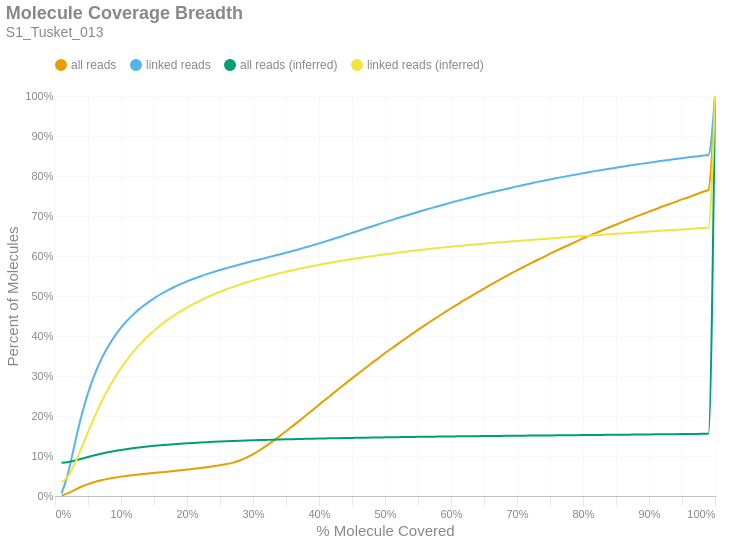

The notebook cell saved with this chart:
### Markdown cell above
### Molecule Read Coverage
This chart shows molecule coverage breadth as computed by the number of bases aligned to that molecule. In other words, "*how much of each unique long molecule is actually sequenced/aligned?*" Keep in mind there is a distinction between sequences and alignments, since some sequences belonging to a particular molecule may not align well and wouldn't appear in the alignment data. This chart also shows molecule coverage breadth as computed by the *inferred fragment* from which the aligned sequences originate. Unlike read coverage, this calculation takes into account the total insert size, including unsequenced gaps between the forward and reverse reads. Like the previous figures, these are cumulative percents.

### Code cell
if SKIPLR:
    print_html(f"Skipped")
else:
    binned_df = consolidated_hist(valids['coverage_bp'], mask, 0.01, True)
    binned_df_inf = consolidated_hist(valids['coverage_inserts'], mask, 0.01, True)
    binned_df = binned_df.with_columns(pl.lit(binned_df_inf['all reads (cumsum)']).alias('all reads (inferred)'))
    binned_df = binned_df.with_columns(pl.lit(binned_df_inf['linked reads (cumsum)']).alias('linked reads (inferred)'))
    binned_df = binned_df.with_columns(
        (pl.col('bin').cast(pl.Float64) + 0.01).alias('right_edge')
    )

    with SafeRender(binned_df):
        (
            density_plot(binned_df, 'Molecule Coverage Breadth', samplename, 'molcov', ['all reads (inferred)','linked reads (inferred)'])
            .encode(
                #x=alt.X('bin:Q', title="% Molecule Covered").axis(format = '%').scale(padding=0),
                x=alt.X('right_edge:Q', title="% Molecule Covered").axis(format='%').scale(padding=0),
                y=alt.Y('value:Q', title='Percent of Molecules')
                    .axis(format='%')
                    .stack(False)
                    .scale(domainMin=0, padding=0),
                color=alt.Color("key:N").scale(domain = ["all reads", "linked reads", "all reads (inferred)", "linked reads (inferred)"]),
                tooltip = [
                    alt.Tooltip("key:N", title = "Data Type"),
                    alt.Tooltip("range_label:N", title="% Molecule Covered"),
                    alt.Tooltip("value:Q", format = ".2%", title="% Molecules")
                ]
            )
        ).display()

### Figure 1 — Vega-Lite specification as saved in the notebook (floating-point values rounded to 4 significant figures)
{"width": "container", "height": 400, "config": {"title": {"anchor": "start", "dy": -15, "fontSize": 18, "color": "#888888", "subtitleColor": "#888888", "subtitleFontSize": 14}, "arc": {"fill": "#0072B2"}, "axis": {"domainColor": "#888888", "domainWidth": 0.5, "gridWidth": 0.2, "grid": false, "titleFontWeight": 400, "titleFontSize": 15, "labelFontSize": 11, "labelColor": "#888888", "tickColor": "#888888", "tickWidth": 0.2, "titleColor": "#888888"}, "axisBand": {"grid": false}, "axisX": {"grid": true, "tickSize": 10, "domainCap": "round"}, "axisY": {"domain": false, "grid": true, "tickSize": 0, "domainCap": "round"}, "background": "transparent", "header": {"labelFontSize": 15, "labelColor": "#888888", "titleFontSize": 15, "titleFontWeight": 600, "titleColor": "#888888"}, "legend": {"labelFont": "sans-serif", "labelFontSize": 12, "labelColor": "#888888", "symbolSize": 100, "symbolType": "circle", "titleFontSize": 12, "titlePadding": 10, "titleColor": "#888888", "title": null, "orient": "top"}, "range": {"category": ["#E69F00", "#56B4E9", "#009E73", "#F0E442", "#0072B2", "#D55E00", "#CC79A7", "#000000"], "diverging": ["#cfe8f3", "#a2d4ec", "#73bfe2", "#46abdb", "#1696d2", "#12719e"]}, "area": {"fill": "#0072B2", "fillOpacity": 0.7, "line": true, "strokeOpacity": 0.7}, "line": {"color": "#0072B2", "stroke": "#0072B2", "strokeWidth": 2}, "trail": {"color": "#0072B2", "stroke": "#0072B2", "strokeWidth": 0, "size": 1}, "point": {"filled": true, "fillOpacity": 1.0, "size": 95}, "text": {"color": "#888888", "fontSize": 11, "align": "right", "fontWeight": 400, "size": 11}, "bar": {"fill": "#0072B2", "stroke": null}, "view": {"stroke": null, "continuousWidth": 660, "continuousHeight": 400}}, "data": {"name": "data-7a8ee1acab3b240fffca4e3601dc7e2c"}, "mark": {"type": "line", "interpolate": "monotone", "point": {"opacity": 0, "size": 275}}, "encoding": {"color": {"field": "key", "scale": {"domain": ["all reads", "linked reads", "all reads (inferred)", "linked reads (inferred)"]}, "type": "nominal"}, "tooltip": [{"field": "key", "title": "Data Type", "type": "nominal"}, {"field": "range_label", "title": "% Molecule Covered", "type": "nominal"}, {"field": "value", "format": ".2%", "title": "% Molecules", "type": "quantitative"}], "x": {"axis": {"format": "%"}, "field": "right_edge", "scale": {"padding": 0}, "title": "% Molecule Covered", "type": "quantitative"}, "y": {"axis": {"format": "%"}, "field": "value", "scale": {"domainMin": 0, "padding": 0}, "stack": false, "title": "Percent of Molecules", "type": "quantitative"}}, "params": [{"name": "param_c36ac31b6afebe62", "select": {"type": "point", "fields": ["key"]}, "bind": "legend"}], "title": {"text": "Molecule Coverage Breadth", "subtitle": "S1_Tusket_013"}, "transform": [{"fold": ["all reads (cumsum)", "linked reads (cumsum)", "all reads (inferred)", "linked reads (inferred)"]}, {"calculate": "replace(datum.key, ' (cumsum)', '')", "as": "key"}, {"filter": {"param": "param_c36ac31b6afebe62"}}], "usermeta": {"embedOptions": {"downloadFileName": "S1_Tusket_013.molcov"}}, "$schema": "https://vega.github.io/schema/vega-lite/v6.1.0.json", "datasets": {"data-7a8ee1acab3b240fffca4e3601dc7e2c": [{"bin": "0.0", "interval": "0.0-0.01", "all reads": 0.000944, "linked reads": 0.006498, "all reads (cumsum)": 0.000944, "linked reads (cumsum)": 0.006498, "range_label": "0.0-0.01", "all reads (inferred)": 0.08299, "linked reads (inferred)": 0.03385, "right_edge": 0.01}, {"bin": "0.01", "interval": "0.01-0.02", "all reads": 0.006063, "linked reads": 0.05168, "all reads (cumsum)": 0.007007, "linked reads (cumsum)": 0.05818, "range_label": "0.01-0.02", "all reads (inferred)": 0.08498, "linked reads (inferred)": 0.0499, "right_edge": 0.02}, {"bin": "0.02", "interval": "0.02-0.03", "all reads": 0.008288, "linked reads": 0.07281, "all reads (cumsum)": 0.0153, "linked reads (cumsum)": 0.131, "range_label": "0.02-0.03", "all reads (inferred)": 0.08859, "linked reads (inferred)": 0.08124, "right_edge": 0.03}, {"bin": "0.03", "interval": "0.03-0.04", "all reads": 0.007848, "linked reads": 0.0688, "all reads (cumsum)": 0.02314, "linked reads (cumsum)": 0.1998, "range_label": "0.03-0.04", "all reads (inferred)": 0.09291, "linked reads (inferred)": 0.1197, "right_edge": 0.04}, {"bin": "0.04", "interval": "0.04-0.05", "all reads": 0.006505, "linked reads": 0.05743, "all reads (cumsum)": 0.02965, "linked reads (cumsum)": 0.2572, "range_label": "0.04-0.05", "all reads (inferred)": 0.09739, "linked reads (inferred)": 0.1597, "right_edge": 0.05}, {"bin": "0.05", "interval": "0.05-0.06", "all reads": 0.005304, "linked reads": 0.04641, "all reads (cumsum)": 0.03495, "linked reads (cumsum)": 0.3036, "range_label": "0.05-0.06", "all reads (inferred)": 0.1017, "linked reads (inferred)": 0.1981, "right_edge": 0.06}, {"bin": "0.06", "interval": "0.06-0.07", "all reads": 0.004304, "linked reads": 0.03778, "all reads (cumsum)": 0.03926, "linked reads (cumsum)": 0.3414, "range_label": "0.06-0.07", "all reads (inferred)": 0.1056, "linked reads (inferred)": 0.2337, "right_edge": 0.07}, {"bin": "0.07", "interval": "0.07-0.08", "all reads": 0.003511, "linked reads": 0.03084, "all reads (cumsum)": 0.04277, "linked reads (cumsum)": 0.3722, "range_label": "0.07-0.08", "all reads (inferred)": 0.1091, "linked reads (inferred)": 0.2657, "right_edge": 0.08}, {"bin": "0.08", "interval": "0.08-0.09", "all reads": 0.003035, "linked reads": 0.02632, "all reads (cumsum)": 0.0458, "linked reads (cumsum)": 0.3986, "range_label": "0.08-0.09", "all reads (inferred)": 0.1123, "linked reads (inferred)": 0.2943, "right_edge": 0.09}, {"bin": "0.09", "interval": "0.09-0.1", "all reads": 0.002613, "linked reads": 0.0222, "all reads (cumsum)": 0.04841, "linked reads (cumsum)": 0.4208, "range_label": "0.09-0.1", "all reads (inferred)": 0.1151, "linked reads (inferred)": 0.3199, "right_edge": 0.1}, {"bin": "0.1", "interval": "0.1-0.11", "all reads": 0.002254, "linked reads": 0.01889, "all reads (cumsum)": 0.05067, "linked reads (cumsum)": 0.4397, "range_label": "0.1-0.11", "all reads (inferred)": 0.1176, "linked reads (inferred)": 0.3429, "right_edge": 0.11}, {"bin": "0.11", "interval": "0.11-0.12", "all reads": 0.001991, "linked reads": 0.01627, "all reads (cumsum)": 0.05266, "linked reads (cumsum)": 0.4559, "range_label": "0.11-0.12", "all reads (inferred)": 0.1199, "linked reads (inferred)": 0.3634, "right_edge": 0.12}, {"bin": "0.12", "interval": "0.12-0.13", "all reads": 0.001795, "linked reads": 0.01437, "all reads (cumsum)": 0.05445, "linked reads (cumsum)": 0.4703, "range_label": "0.12-0.13", "all reads (inferred)": 0.1219, "linked reads (inferred)": 0.3816, "right_edge": 0.13}, {"bin": "0.13", "interval": "0.13-0.14", "all reads": 0.001628, "linked reads": 0.01251, "all reads (cumsum)": 0.05608, "linked reads (cumsum)": 0.4828, "range_label": "0.13-0.14", "all reads (inferred)": 0.1237, "linked reads (inferred)": 0.3982, "right_edge": 0.14}, {"bin": "0.14", "interval": "0.14-0.15", "all reads": 0.00157, "linked reads": 0.01145, "all reads (cumsum)": 0.05765, "linked reads (cumsum)": 0.4943, "range_label": "0.14-0.15", "all reads (inferred)": 0.1254, "linked reads (inferred)": 0.4132, "right_edge": 0.15}, {"bin": "0.15", "interval": "0.15-0.16", "all reads": 0.001525, "linked reads": 0.0101, "all reads (cumsum)": 0.05918, "linked reads (cumsum)": 0.5044, "range_label": "0.15-0.16", "all reads (inferred)": 0.1269, "linked reads (inferred)": 0.4269, "right_edge": 0.16}, {"bin": "0.16", "interval": "0.16-0.17", "all reads": 0.001549, "linked reads": 0.009043, "all reads (cumsum)": 0.06073, "linked reads (cumsum)": 0.5134, "range_label": "0.16-0.17", "all reads (inferred)": 0.1283, "linked reads (inferred)": 0.4396, "right_edge": 0.17}, {"bin": "0.17", "interval": "0.17-0.18", "all reads": 0.001643, "linked reads": 0.008432, "all reads (cumsum)": 0.06237, "linked reads (cumsum)": 0.5218, "range_label": "0.17-0.18", "all reads (inferred)": 0.1295, "linked reads (inferred)": 0.451, "right_edge": 0.18}, {"bin": "0.18", "interval": "0.18-0.19", "all reads": 0.001744, "linked reads": 0.007693, "all reads (cumsum)": 0.06411, "linked reads (cumsum)": 0.5295, "range_label": "0.18-0.19", "all reads (inferred)": 0.1307, "linked reads (inferred)": 0.4614, "right_edge": 0.19}, {"bin": "0.19", "interval": "0.19-0.2", "all reads": 0.001854, "linked reads": 0.007032, "all reads (cumsum)": 0.06597, "linked reads (cumsum)": 0.5366, "range_label": "0.19-0.2", "all reads (inferred)": 0.1318, "linked reads (inferred)": 0.4712, "right_edge": 0.2}, {"bin": "0.2", "interval": "0.2-0.21", "all reads": 0.001874, "linked reads": 0.006454, "all reads (cumsum)": 0.06784, "linked reads (cumsum)": 0.543, "range_label": "0.2-0.21", "all reads (inferred)": 0.1328, "linked reads (inferred)": 0.4803, "right_edge": 0.21}, {"bin": "0.21", "interval": "0.21-0.22", "all reads": 0.002036, "linked reads": 0.005823, "all reads (cumsum)": 0.06988, "linked reads (cumsum)": 0.5488, "range_label": "0.21-0.22", "all reads (inferred)": 0.1337, "linked reads (inferred)": 0.4887, "right_edge": 0.22}, {"bin": "0.22", "interval": "0.22-0.23", "all reads": 0.002205, "linked reads": 0.005839, "all reads (cumsum)": 0.07208, "linked reads (cumsum)": 0.5547, "range_label": "0.22-0.23", "all reads (inferred)": 0.1346, "linked reads (inferred)": 0.4965, "right_edge": 0.23}, {"bin": "0.23", "interval": "0.23-0.24", "all reads": 0.002322, "linked reads": 0.005254, "all reads (cumsum)": 0.0744, "linked reads (cumsum)": 0.5599, "range_label": "0.23-0.24", "all reads (inferred)": 0.1354, "linked reads (inferred)": 0.5039, "right_edge": 0.24}, {"bin": "0.24", "interval": "0.24-0.25", "all reads": 0.002546, "linked reads": 0.00506, "all reads (cumsum)": 0.07695, "linked reads (cumsum)": 0.565, "range_label": "0.24-0.25", "all reads (inferred)": 0.1361, "linked reads (inferred)": 0.5106, "right_edge": 0.25}, {"bin": "0.25", "interval": "0.25-0.26", "all reads": 0.002831, "linked reads": 0.004745, "all reads (cumsum)": 0.07978, "linked reads (cumsum)": 0.5697, "range_label": "0.25-0.26", "all reads (inferred)": 0.1368, "linked reads (inferred)": 0.5169, "right_edge": 0.26}, {"bin": "0.26", "interval": "0.26-0.27", "all reads": 0.003686, "linked reads": 0.00464, "all reads (cumsum)": 0.08347, "linked reads (cumsum)": 0.5744, "range_label": "0.26-0.27", "all reads (inferred)": 0.1375, "linked reads (inferred)": 0.5228, "right_edge": 0.27}, {"bin": "0.27", "interval": "0.27-0.28", "all reads": 0.005255, "linked reads": 0.004541, "all reads (cumsum)": 0.08872, "linked reads (cumsum)": 0.5789, "range_label": "0.27-0.28", "all reads (inferred)": 0.1381, "linked reads (inferred)": 0.5285, "right_edge": 0.28}, {"bin": "0.28", "interval": "0.28-0.29", "all reads": 0.007129, "linked reads": 0.004224, "all reads (cumsum)": 0.09585, "linked reads (cumsum)": 0.5831, "range_label": "0.28-0.29", "all reads (inferred)": 0.1387, "linked reads (inferred)": 0.5338, "right_edge": 0.29}, {"bin": "0.29", "interval": "0.29-0.3", "all reads": 0.008737, "linked reads": 0.00418, "all reads (cumsum)": 0.1046, "linked reads (cumsum)": 0.5873, "range_label": "0.29-0.3", "all reads (inferred)": 0.1393, "linked reads (inferred)": 0.5388, "right_edge": 0.3}, {"bin": "0.3", "interval": "0.3-0.31", "all reads": 0.009819, "linked reads": 0.003949, "all reads (cumsum)": 0.1144, "linked reads (cumsum)": 0.5913, "range_label": "0.3-0.31", "all reads (inferred)": 0.1398, "linked reads (inferred)": 0.5437, "right_edge": 0.31}, {"bin": "0.31", "interval": "0.31-0.32", "all reads": 0.01085, "linked reads": 0.00405, "all reads (cumsum)": 0.1253, "linked reads (cumsum)": 0.5953, "range_label": "0.31-0.32", "all reads (inferred)": 0.1403, "linked reads (inferred)": 0.5483, "right_edge": 0.32}, {"bin": "0.32", "interval": "0.32-0.33", "all reads": 0.01174, "linked reads": 0.004348, "all reads (cumsum)": 0.137, "linked reads (cumsum)": 0.5997, "range_label": "0.32-0.33", "all reads (inferred)": 0.1408, "linked reads (inferred)": 0.5526, "right_edge": 0.33}, {"bin": "0.33", "interval": "0.33-0.34", "all reads": 0.01212, "linked reads": 0.004015, "all reads (cumsum)": 0.1491, "linked reads (cumsum)": 0.6037, "range_label": "0.33-0.34", "all reads (inferred)": 0.1413, "linked reads (inferred)": 0.5567, "right_edge": 0.34}, {"bin": "0.34", "interval": "0.34-0.35", "all reads": 0.01262, "linked reads": 0.004264, "all reads (cumsum)": 0.1617, "linked reads (cumsum)": 0.6079, "range_label": "0.34-0.35", "all reads (inferred)": 0.1417, "linked reads (inferred)": 0.5607, "right_edge": 0.35}, {"bin": "0.35", "interval": "0.35-0.36", "all reads": 0.013, "linked reads": 0.004427, "all reads (cumsum)": 0.1747, "linked reads (cumsum)": 0.6124, "range_label": "0.35-0.36", "all reads (inferred)": 0.1421, "linked reads (inferred)": 0.5645, "right_edge": 0.36}, {"bin": "0.36", "interval": "0.36-0.37", "all reads": 0.01312, "linked reads": 0.00463, "all reads (cumsum)": 0.1879, "linked reads (cumsum)": 0.617, "range_label": "0.36-0.37", "all reads (inferred)": 0.1425, "linked reads (inferred)": 0.568, "right_edge": 0.37}, {"bin": "0.37", "interval": "0.37-0.38", "all reads": 0.01331, "linked reads": 0.004809, "all reads (cumsum)": 0.2012, "linked reads (cumsum)": 0.6218, "range_label": "0.37-0.38", "all reads (inferred)": 0.1429, "linked reads (inferred)": 0.5716, "right_edge": 0.38}, {"bin": "0.38", "interval": "0.38-0.39", "all reads": 0.01334, "linked reads": 0.004704, "all reads (cumsum)": 0.2145, "linked reads (cumsum)": 0.6265, "range_label": "0.38-0.39", "all reads (inferred)": 0.1433, "linked reads (inferred)": 0.5748, "right_edge": 0.39}, {"bin": "0.39", "interval": "0.39-0.4", "all reads": 0.01357, "linked reads": 0.00508, "all reads (cumsum)": 0.2281, "linked reads (cumsum)": 0.6316, "range_label": "0.39-0.4", "all reads (inferred)": 0.1437, "linked reads (inferred)": 0.5781, "right_edge": 0.4}, {"bin": "0.4", "interval": "0.4-0.41", "all reads": 0.01317, "linked reads": 0.004977, "all reads (cumsum)": 0.2412, "linked reads (cumsum)": 0.6366, "range_label": "0.4-0.41", "all reads (inferred)": 0.144, "linked reads (inferred)": 0.5812, "right_edge": 0.41}, {"bin": "0.41", "interval": "0.41-0.42", "all reads": 0.01341, "linked reads": 0.005184, "all reads (cumsum)": 0.2546, "linked reads (cumsum)": 0.6418, "range_label": "0.41-0.42", "all reads (inferred)": 0.1443, "linked reads (inferred)": 0.5841, "right_edge": 0.42}, {"bin": "0.42", "interval": "0.42-0.43", "all reads": 0.01324, "linked reads": 0.00527, "all reads (cumsum)": 0.2679, "linked reads (cumsum)": 0.647, "range_label": "0.42-0.43", "all reads (inferred)": 0.1447, "linked reads (inferred)": 0.5869, "right_edge": 0.43}, {"bin": "0.43", "interval": "0.43-0.44", "all reads": 0.01307, "linked reads": 0.005327, "all reads (cumsum)": 0.281, "linked reads (cumsum)": 0.6524, "range_label": "0.43-0.44", "all reads (inferred)": 0.145, "linked reads (inferred)": 0.5897, "right_edge": 0.44}, {"bin": "0.44", "interval": "0.44-0.45", "all reads": 0.01313, "linked reads": 0.005383, "all reads (cumsum)": 0.2941, "linked reads (cumsum)": 0.6577, "range_label": "0.44-0.45", "all reads (inferred)": 0.1453, "linked reads (inferred)": 0.5923, "right_edge": 0.45}, {"bin": "0.45", "interval": "0.45-0.46", "all reads": 0.01286, "linked reads": 0.005398, "all reads (cumsum)": 0.307, "linked reads (cumsum)": 0.6631, "range_label": "0.45-0.46", "all reads (inferred)": 0.1456, "linked reads (inferred)": 0.5948, "right_edge": 0.46}, {"bin": "0.46", "interval": "0.46-0.47", "all reads": 0.01268, "linked reads": 0.00545, "all reads (cumsum)": 0.3196, "linked reads (cumsum)": 0.6686, "range_label": "0.46-0.47", "all reads (inferred)": 0.1458, "linked reads (inferred)": 0.5973, "right_edge": 0.47}, {"bin": "0.47", "interval": "0.47-0.48", "all reads": 0.01269, "linked reads": 0.005317, "all reads (cumsum)": 0.3323, "linked reads (cumsum)": 0.6739, "range_label": "0.47-0.48", "all reads (inferred)": 0.1461, "linked reads (inferred)": 0.5996, "right_edge": 0.48}, {"bin": "0.48", "interval": "0.48-0.49", "all reads": 0.01202, "linked reads": 0.005347, "all reads (cumsum)": 0.3444, "linked reads (cumsum)": 0.6792, "range_label": "0.48-0.49", "all reads (inferred)": 0.1464, "linked reads (inferred)": 0.602, "right_edge": 0.49}, {"bin": "0.49", "interval": "0.49-0.5", "all reads": 0.01324, "linked reads": 0.005474, "all reads (cumsum)": 0.3576, "linked reads (cumsum)": 0.6847, "range_label": "0.49-0.5", "all reads (inferred)": 0.1466, "linked reads (inferred)": 0.6043, "right_edge": 0.5}, {"bin": "0.5", "interval": "0.5-0.51", "all reads": 0.0111, "linked reads": 0.005068, "all reads (cumsum)": 0.3687, "linked reads (cumsum)": 0.6898, "range_label": "0.5-0.51", "all reads (inferred)": 0.1469, "linked reads (inferred)": 0.6065, "right_edge": 0.51}, {"bin": "0.51", "interval": "0.51-0.52", "all reads": 0.01219, "linked reads": 0.005165, "all reads (cumsum)": 0.3809, "linked reads (cumsum)": 0.695, "range_label": "0.51-0.52", "all reads (inferred)": 0.1472, "linked reads (inferred)": 0.6086, "right_edge": 0.52}, {"bin": "0.52", "interval": "0.52-0.53", "all reads": 0.01153, "linked reads": 0.005183, "all reads (cumsum)": 0.3924, "linked reads (cumsum)": 0.7001, "range_label": "0.52-0.53", "all reads (inferred)": 0.1474, "linked reads (inferred)": 0.6107, "right_edge": 0.53}, {"bin": "0.53", "interval": "0.53-0.54", "all reads": 0.01158, "linked reads": 0.005009, "all reads (cumsum)": 0.404, "linked reads (cumsum)": 0.7051, "range_label": "0.53-0.54", "all reads (inferred)": 0.1476, "linked reads (inferred)": 0.6127, "right_edge": 0.54}, {"bin": "0.54", "interval": "0.54-0.55", "all reads": 0.01119, "linked reads": 0.004909, "all reads (cumsum)": 0.4152, "linked reads (cumsum)": 0.7101, "range_label": "0.54-0.55", "all reads (inferred)": 0.1478, "linked reads (inferred)": 0.6145, "right_edge": 0.55}, {"bin": "0.55", "interval": "0.55-0.56", "all reads": 0.01133, "linked reads": 0.004871, "all reads (cumsum)": 0.4265, "linked reads (cumsum)": 0.7149, "range_label": "0.55-0.56", "all reads (inferred)": 0.1481, "linked reads (inferred)": 0.6164, "right_edge": 0.56}, {"bin": "0.56", "interval": "0.56-0.57", "all reads": 0.01104, "linked reads": 0.004706, "all reads (cumsum)": 0.4376, "linked reads (cumsum)": 0.7196, "range_label": "0.56-0.57", "all reads (inferred)": 0.1483, "linked reads (inferred)": 0.6181, "right_edge": 0.57}, {"bin": "0.57", "interval": "0.57-0.58", "all reads": 0.01058, "linked reads": 0.004612, "all reads (cumsum)": 0.4481, "linked reads (cumsum)": 0.7242, "range_label": "0.57-0.58", "all reads (inferred)": 0.1485, "linked reads (inferred)": 0.6198, "right_edge": 0.58}, {"bin": "0.58", "interval": "0.58-0.59", "all reads": 0.01063, "linked reads": 0.004588, "all reads (cumsum)": 0.4588, "linked reads (cumsum)": 0.7288, "range_label": "0.58-0.59", "all reads (inferred)": 0.1487, "linked reads (inferred)": 0.6216, "right_edge": 0.59}, {"bin": "0.59", "interval": "0.59-0.6", "all reads": 0.0106, "linked reads": 0.004653, "all reads (cumsum)": 0.4694, "linked reads (cumsum)": 0.7335, "range_label": "0.59-0.6", "all reads (inferred)": 0.1489, "linked reads (inferred)": 0.6232, "right_edge": 0.6}, {"bin": "0.6", "interval": "0.6-0.61", "all reads": 0.009876, "linked reads": 0.004318, "all reads (cumsum)": 0.4793, "linked reads (cumsum)": 0.7378, "range_label": "0.6-0.61", "all reads (inferred)": 0.1491, "linked reads (inferred)": 0.6248, "right_edge": 0.61}, {"bin": "0.61", "interval": "0.61-0.62", "all reads": 0.01022, "linked reads": 0.004421, "all reads (cumsum)": 0.4895, "linked reads (cumsum)": 0.7422, "range_label": "0.61-0.62", "all reads (inferred)": 0.1493, "linked reads (inferred)": 0.6264, "right_edge": 0.62}, {"bin": "0.62", "interval": "0.62-0.63", "all reads": 0.009808, "linked reads": 0.004233, "all reads (cumsum)": 0.4993, "linked reads (cumsum)": 0.7465, "range_label": "0.62-0.63", "all reads (inferred)": 0.1495, "linked reads (inferred)": 0.6279, "right_edge": 0.63}, {"bin": "0.63", "interval": "0.63-0.64", "all reads": 0.00973, "linked reads": 0.004366, "all reads (cumsum)": 0.509, "linked reads (cumsum)": 0.7508, "range_label": "0.63-0.64", "all reads (inferred)": 0.1496, "linked reads (inferred)": 0.6294, "right_edge": 0.64}, {"bin": "0.64", "interval": "0.64-0.65", "all reads": 0.009459, "linked reads": 0.004004, "all reads (cumsum)": 0.5185, "linked reads (cumsum)": 0.7548, "range_label": "0.64-0.65", "all reads (inferred)": 0.1498, "linked reads (inferred)": 0.6309, "right_edge": 0.65}, {"bin": "0.65", "interval": "0.65-0.66", "all reads": 0.00975, "linked reads": 0.003975, "all reads (cumsum)": 0.5282, "linked reads (cumsum)": 0.7588, "range_label": "0.65-0.66", "all reads (inferred)": 0.15, "linked reads (inferred)": 0.6323, "right_edge": 0.66}, {"bin": "0.66", "interval": "0.66-0.67", "all reads": 0.009091, "linked reads": 0.003797, "all reads (cumsum)": 0.5373, "linked reads (cumsum)": 0.7626, "range_label": "0.66-0.67", "all reads (inferred)": 0.1502, "linked reads (inferred)": 0.6336, "right_edge": 0.67}, {"bin": "0.67", "interval": "0.67-0.68", "all reads": 0.009089, "linked reads": 0.003832, "all reads (cumsum)": 0.5464, "linked reads (cumsum)": 0.7664, "range_label": "0.67-0.68", "all reads (inferred)": 0.1503, "linked reads (inferred)": 0.6349, "right_edge": 0.68}, {"bin": "0.68", "interval": "0.68-0.69", "all reads": 0.008767, "linked reads": 0.003791, "all reads (cumsum)": 0.5552, "linked reads (cumsum)": 0.7702, "range_label": "0.68-0.69", "all reads (inferred)": 0.1505, "linked reads (inferred)": 0.6363, "right_edge": 0.69}, {"bin": "0.69", "interval": "0.69-0.7", "all reads": 0.00888, "linked reads": 0.003859, "all reads (cumsum)": 0.564, "linked reads (cumsum)": 0.7741, "range_label": "0.69-0.7", "all reads (inferred)": 0.1507, "linked reads (inferred)": 0.6376, "right_edge": 0.7}, {"bin": "0.7", "interval": "0.7-0.71", "all reads": 0.008464, "linked reads": 0.003596, "all reads (cumsum)": 0.5725, "linked reads (cumsum)": 0.7777, "range_label": "0.7-0.71", "all reads (inferred)": 0.1508, "linked reads (inferred)": 0.6388, "right_edge": 0.71}, {"bin": "0.71", "interval": "0.71-0.72", "all reads": 0.008464, "linked reads": 0.003596, "all reads (cumsum)": 0.581, "linked reads (cumsum)": 0.7813, "range_label": "0.71-0.72", "all reads (inferred)": 0.151, "linked reads (inferred)": 0.6401, "right_edge": 0.72}, {"bin": "0.72", "interval": "0.72-0.73", "all reads": 0.008403, "linked reads": 0.003401, "all reads (cumsum)": 0.5894, "linked reads (cumsum)": 0.7847, "range_label": "0.72-0.73", "all reads (inferred)": 0.1512, "linked reads (inferred)": 0.6413, "right_edge": 0.73}, {"bin": "0.73", "interval": "0.73-0.74", "all reads": 0.008012, "linked reads": 0.003407, "all reads (cumsum)": 0.5974, "linked reads (cumsum)": 0.7881, "range_label": "0.73-0.74", "all reads (inferred)": 0.1513, "linked reads (inferred)": 0.6426, "right_edge": 0.74}, {"bin": "0.74", "interval": "0.74-0.75", "all reads": 0.008386, "linked reads": 0.003417, "all reads (cumsum)": 0.6058, "linked reads (cumsum)": 0.7915, "range_label": "0.74-0.75", "all reads (inferred)": 0.1515, "linked reads (inferred)": 0.6438, "right_edge": 0.75}, {"bin": "0.75", "interval": "0.75-0.76", "all reads": 0.007679, "linked reads": 0.003192, "all reads (cumsum)": 0.6135, "linked reads (cumsum)": 0.7947, "range_label": "0.75-0.76", "all reads (inferred)": 0.1516, "linked reads (inferred)": 0.645, "right_edge": 0.76}, {"bin": "0.76", "interval": "0.76-0.77", "all reads": 0.007718, "linked reads": 0.003111, "all reads (cumsum)": 0.6212, "linked reads (cumsum)": 0.7978, "range_label": "0.76-0.77", "all reads (inferred)": 0.1518, "linked reads (inferred)": 0.6462, "right_edge": 0.77}, {"bin": "0.77", "interval": "0.77-0.78", "all reads": 0.007629, "linked reads": 0.003129, "all reads (cumsum)": 0.6288, "linked reads (cumsum)": 0.8009, "range_label": "0.77-0.78", "all reads (inferred)": 0.152, "linked reads (inferred)": 0.6474, "right_edge": 0.78}, {"bin": "0.78", "interval": "0.78-0.79", "all reads": 0.007449, "linked reads": 0.003009, "all reads (cumsum)": 0.6363, "linked reads (cumsum)": 0.8039, "range_label": "0.78-0.79", "all reads (inferred)": 0.1521, "linked reads (inferred)": 0.6485, "right_edge": 0.79}, {"bin": "0.79", "interval": "0.79-0.8", "all reads": 0.007683, "linked reads": 0.003069, "all reads (cumsum)": 0.6439, "linked reads (cumsum)": 0.807, "range_label": "0.79-0.8", "all reads (inferred)": 0.1523, "linked reads (inferred)": 0.6497, "right_edge": 0.8}, {"bin": "0.8", "interval": "0.8-0.81", "all reads": 0.006978, "linked reads": 0.002931, "all reads (cumsum)": 0.6509, "linked reads (cumsum)": 0.8099, "range_label": "0.8-0.81", "all reads (inferred)": 0.1524, "linked reads (inferred)": 0.6509, "right_edge": 0.81}, {"bin": "0.81", "interval": "0.81-0.82", "all reads": 0.007072, "linked reads": 0.002844, "all reads (cumsum)": 0.658, "linked reads (cumsum)": 0.8128, "range_label": "0.81-0.82", "all reads (inferred)": 0.1526, "linked reads (inferred)": 0.652, "right_edge": 0.82}, {"bin": "0.82", "interval": "0.82-0.83", "all reads": 0.007007, "linked reads": 0.002725, "all reads (cumsum)": 0.665, "linked reads (cumsum)": 0.8155, "range_label": "0.82-0.83", "all reads (inferred)": 0.1528, "linked reads (inferred)": 0.6531, "right_edge": 0.83}, {"bin": "0.83", "interval": "0.83-0.84", "all reads": 0.006868, "linked reads": 0.00268, "all reads (cumsum)": 0.6719, "linked reads (cumsum)": 0.8182, "range_label": "0.83-0.84", "all reads (inferred)": 0.1529, "linked reads (inferred)": 0.6542, "right_edge": 0.84}, {"bin": "0.84", "interval": "0.84-0.85", "all reads": 0.006686, "linked reads": 0.002569, "all reads (cumsum)": 0.6785, "linked reads (cumsum)": 0.8208, "range_label": "0.84-0.85", "all reads (inferred)": 0.1531, "linked reads (inferred)": 0.6553, "right_edge": 0.85}, {"bin": "0.85", "interval": "0.85-0.86", "all reads": 0.006684, "linked reads": 0.002614, "all reads (cumsum)": 0.6852, "linked reads (cumsum)": 0.8234, "range_label": "0.85-0.86", "all reads (inferred)": 0.1532, "linked reads (inferred)": 0.6565, "right_edge": 0.86}, {"bin": "0.86", "interval": "0.86-0.87", "all reads": 0.006532, "linked reads": 0.002632, "all reads (cumsum)": 0.6918, "linked reads (cumsum)": 0.826, "range_label": "0.86-0.87", "all reads (inferred)": 0.1534, "linked reads (inferred)": 0.6576, "right_edge": 0.87}, {"bin": "0.87", "interval": "0.87-0.88", "all reads": 0.006557, "linked reads": 0.002494, "all reads (cumsum)": 0.6983, "linked reads (cumsum)": 0.8285, "range_label": "0.87-0.88", "all reads (inferred)": 0.1536, "linked reads (inferred)": 0.6588, "right_edge": 0.88}, {"bin": "0.88", "interval": "0.88-0.89", "all reads": 0.006335, "linked reads": 0.002423, "all reads (cumsum)": 0.7047, "linked reads (cumsum)": 0.8309, "range_label": "0.88-0.89", "all reads (inferred)": 0.1537, "linked reads (inferred)": 0.66, "right_edge": 0.89}, {"bin": "0.89", "interval": "0.89-0.9", "all reads": 0.006385, "linked reads": 0.002302, "all reads (cumsum)": 0.711, "linked reads (cumsum)": 0.8332, "range_label": "0.89-0.9", "all reads (inferred)": 0.1539, "linked reads (inferred)": 0.6612, "right_edge": 0.9}, {"bin": "0.9", "interval": "0.9-0.91", "all reads": 0.00595, "linked reads": 0.002396, "all reads (cumsum)": 0.717, "linked reads (cumsum)": 0.8356, "range_label": "0.9-0.91", "all reads (inferred)": 0.1541, "linked reads (inferred)": 0.6623, "right_edge": 0.91}, {"bin": "0.91", "interval": "0.91-0.92", "all reads": 0.006643, "linked reads": 0.002381, "all reads (cumsum)": 0.7236, "linked reads (cumsum)": 0.838, "range_label": "0.91-0.92", "all reads (inferred)": 0.1542, "linked reads (inferred)": 0.6633, "right_edge": 0.92}, {"bin": "0.92", "interval": "0.92-0.93", "all reads": 0.005595, "linked reads": 0.002252, "all reads (cumsum)": 0.7292, "linked reads (cumsum)": 0.8402, "range_label": "0.92-0.93", "all reads (inferred)": 0.1544, "linked reads (inferred)": 0.6644, "right_edge": 0.93}, {"bin": "0.93", "interval": "0.93-0.94", "all reads": 0.006023, "linked reads": 0.002145, "all reads (cumsum)": 0.7352, "linked reads (cumsum)": 0.8424, "range_label": "0.93-0.94", "all reads (inferred)": 0.1546, "linked reads (inferred)": 0.6653, "right_edge": 0.94}, {"bin": "0.94", "interval": "0.94-0.95", "all reads": 0.006443, "linked reads": 0.002158, "all reads (cumsum)": 0.7417, "linked reads (cumsum)": 0.8446, "range_label": "0.94-0.95", "all reads (inferred)": 0.1547, "linked reads (inferred)": 0.6663, "right_edge": 0.95}, {"bin": "0.95", "interval": "0.95-0.96", "all reads": 0.005249, "linked reads": 0.002035, "all reads (cumsum)": 0.7469, "linked reads (cumsum)": 0.8466, "range_label": "0.95-0.96", "all reads (inferred)": 0.1549, "linked reads (inferred)": 0.6674, "right_edge": 0.96}, {"bin": "0.96", "interval": "0.96-0.97", "all reads": 0.006166, "linked reads": 0.001978, "all reads (cumsum)": 0.7531, "linked reads (cumsum)": 0.8486, "range_label": "0.96-0.97", "all reads (inferred)": 0.1551, "linked reads (inferred)": 0.6685, "right_edge": 0.97}, {"bin": "0.97", "interval": "0.97-0.98", "all reads": 0.00631, "linked reads": 0.001907, "all reads (cumsum)": 0.7594, "linked reads (cumsum)": 0.8505, "range_label": "0.97-0.98", "all reads (inferred)": 0.1553, "linked reads (inferred)": 0.6697, "right_edge": 0.98}, {"bin": "0.98", "interval": "0.98-0.99", "all reads": 0.005888, "linked reads": 0.002049, "all reads (cumsum)": 0.7653, "linked reads (cumsum)": 0.8525, "range_label": "0.98-0.99", "all reads (inferred)": 0.1556, "linked reads (inferred)": 0.6711, "right_edge": 0.99}, {"bin": "0.99", "interval": "0.99-1.0", "all reads": 0.2347, "linked reads": 0.1475, "all reads (cumsum)": 1.0, "linked reads (cumsum)": 1.0, "range_label": "0.99-1.0", "all reads (inferred)": 1.0, "linked reads (inferred)": 1.0, "right_edge": 1.0}]}}
